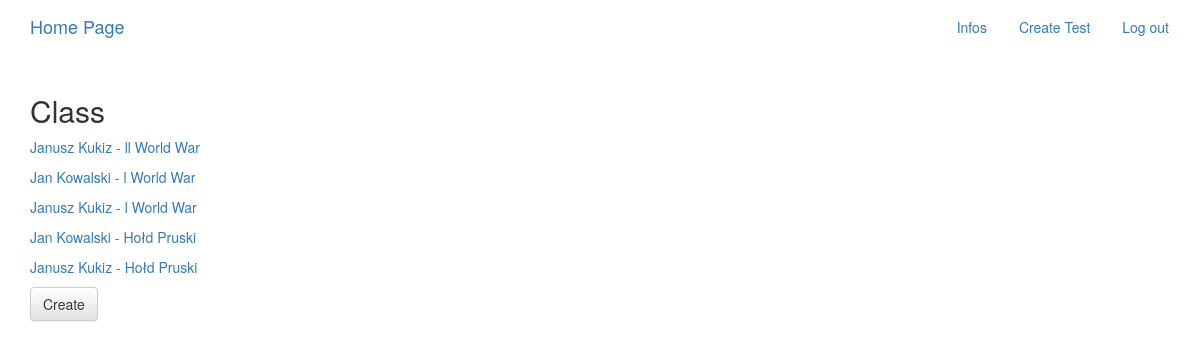
Page /teachers/class/1 (signed in) on the committed database.
### teacher/models.py (models this page shows, shortened)
class Tests(models.Model):
    teacher = models.ForeignKey(Teacher,on_delete=models.CASCADE, null = True)
    desc = models.CharField(max_length = 50, null = True)
    student = models.ForeignKey(Student, on_delete = models.CASCADE, null = True)
    subject = models.CharField(max_length=10, choices=SUBJECTS, null = True)
    classes = models.ForeignKey(Classes, on_delete = models.CASCADE, null = True)
    class Grades(models.IntegerChoices):
        F = 1
        E = 2
        D = 3
        C = 4
        B = 5
        A = 6
    grade = models.IntegerField(choices = Grades.choices, null = True)

### students/models.py (models this page shows, shortened)
class Student(models.Model):
    user = models.OneToOneField(User, on_delete=models.CASCADE)

### teacher/views.py (the view)
# urls.py: path("class/<int:pk>", views.ClassDetails.as_view(), name  = 'class')
class ClassDetails(WhichUserMixin, DetailView):
    model = Classes
    template_name = "class_test_details.html"
    success_url = reverse_lazy('home')
    def get_context_data(self,**kwargs):
        context = super().get_context_data(**kwargs)
        tests = Tests.objects.all().filter(grade = None, teacher = self.current_teacher)
        context['ungraded_tests'] = tests
        context['form'] = GradeForm()
        return context

### teacher/views.py
class GradeForm(forms.Form):
    model = Tests
    grade = forms.ChoiceField(choices = SUBJECTS)

### SchoolSystem/views.py (called while the page is built)
    def get_context_data(self, **kwargs):
        context = super().get_context_data(**kwargs)
        context['current_teacher'] = self.current_teacher
        context['current_student'] = self.current_student
        return context

### teacher/templates/class_test_details.html
{% extends "base.html" %}
{% block content %}
{% load bootstrap3 %}
    <h2> Class</h2>
    <form method="post">
    {% for test in ungraded_tests  %}
    <p><a href="{% url 'teacher:test_details' pk=test.pk %}">{{test.student.user.first_name}} {{test.student.user.last_name}} - {{test.desc}}</a></p>
    {% endfor %}
    <input type="submit" class = 'btn btn-default' value="Create">
    </form>
{% endblock %}

### rows in the picture
Tests: student.user.first_name "Janusz", student.user.last_name "Kukiz", desc "ll World War"
Tests: student.user.first_name "Jan", student.user.last_name "Kowalski", desc "l World War"
Tests: student.user.first_name "Janusz", student.user.last_name "Kukiz", desc "l World War"
Tests: student.user.first_name "Jan", student.user.last_name "Kowalski", desc "Hołd Pruski"
Tests: student.user.first_name "Janusz", student.user.last_name "Kukiz", desc "Hołd Pruski"
